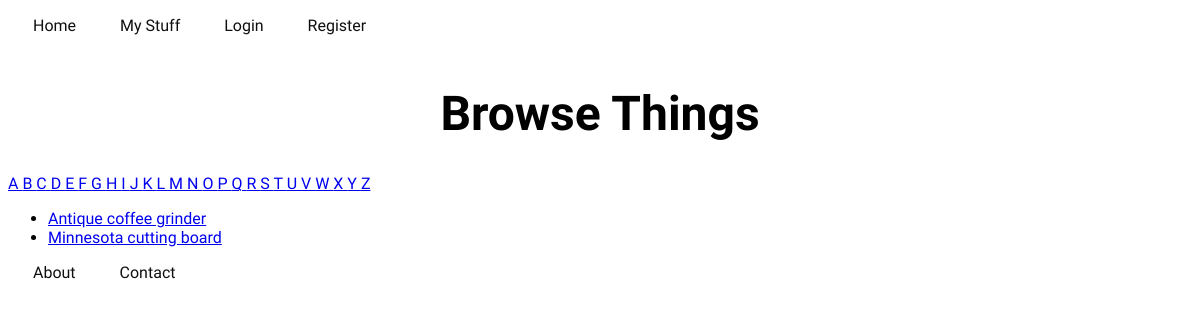
The page /browse/name/ on the database as committed earlier.
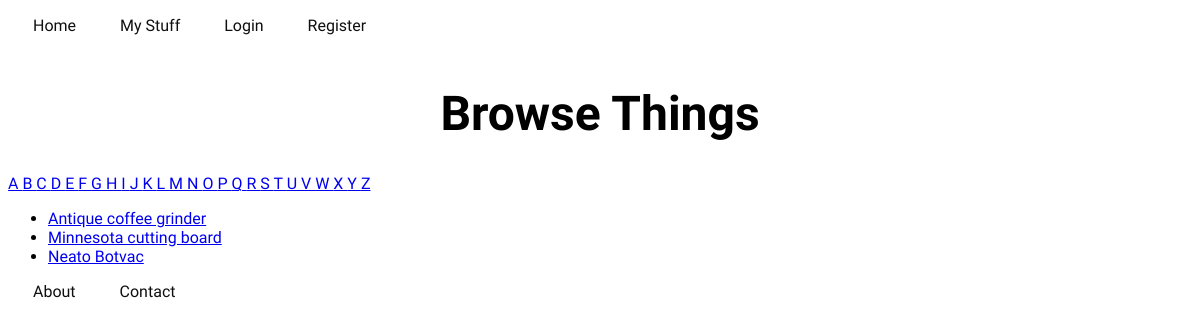
The same page on the database as committed later.
### inventory/models.py (models this page shows)
class Thing(models.Model):
	name = models.CharField(max_length=255)
	description = models.TextField()
	slug = models.SlugField(unique=True)
	user = models.ForeignKey(User, blank=True, null=True)
	active = models.BooleanField(default=True)

### inventory/views.py (the view)
def browse_by_name(request, initial=None):
	if initial:
		things = Thing.objects.filter(
			name__istartswith=initial).order_by('name')
	else:
		things = Thing.objects.all().order_by('name')
	return render(request, 'search/search.html', {
		'things': things,
		'initial': initial
	})

### inventory/templates/search/search.html (shortened to what this page needs)
{% extends 'base.html' %}
{% block content %}
	<h1>
		Browse Things
	</h1>
	{% for letter in 'abcdefghijklmnopqrstuvwxyz' %}
	<a href="{% url 'browse_by_name' initial=letter %}"
		{% if initial == letter %}class="active"{% endif %}>
		{{ letter|upper }}
	</a>
	{% endfor %}
	<ul>
		{% for thing in things %}
		<li><a href="{% url 'thing_detail' slug=thing.slug %}">
			{{ thing.name }}
		</a></li>
		{% empty %}
		<li>Sorry, no results!</li>
		{% endfor %}
	</ul>
{% endblock content %}

Rows that differ between the two databases and show on the page:
added Thing: name "Neato Botvac"
